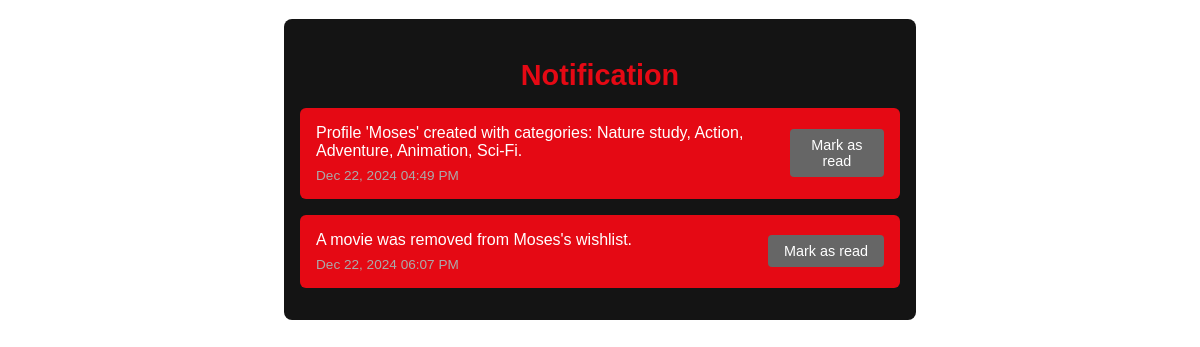
Before: /profile/3/notifications/ (signed in) with the older database file.
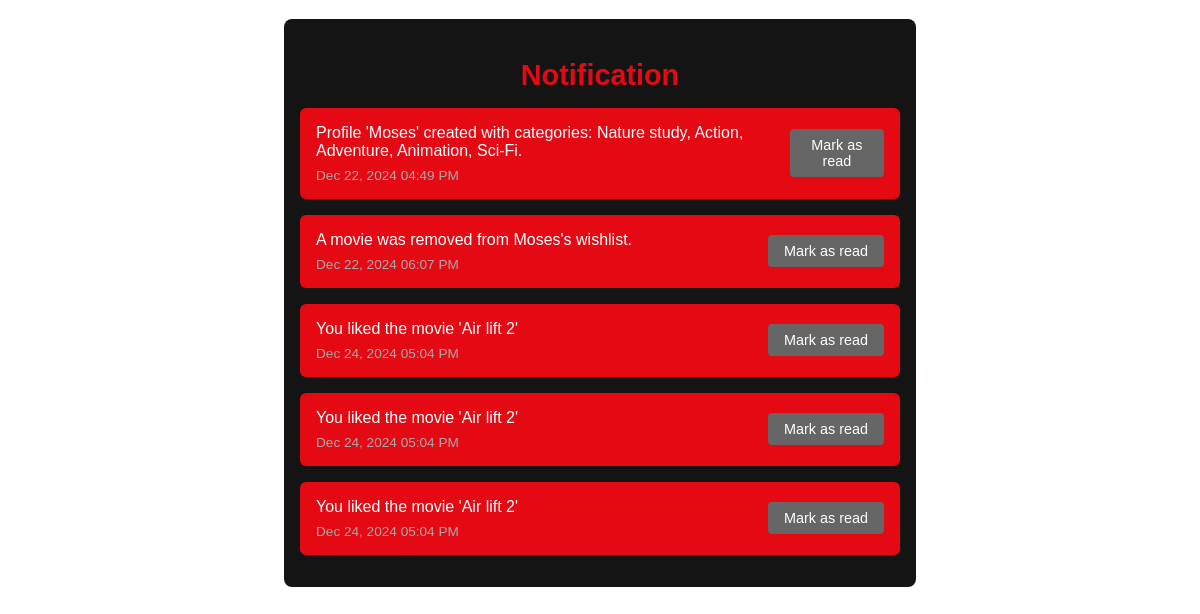
After: the same page with the newer database file.
### netflix/models.py (models this page shows, shortened)
class Notification(models.Model):
    profile = models.ForeignKey(Profile, on_delete=models.CASCADE, related_name="notifications")
    message = models.TextField()
    created_at = models.DateTimeField(auto_now_add=True)
    is_read = models.BooleanField(default=False)

### netflix/views.py (the view)
# urls.py: path('profile/<int:profile_id>/notifications/', profile_notifications, name='profile_notifications'),
@login_required
def profile_notifications(request, profile_id):
    profile = get_object_or_404(Profile, id=profile_id)
    notifications = profile.notifications.all()
    return render(request, 'netflix/notifications.html', {'notifications': notifications, 'profile': profile})

### templates/netflix/notifications.html (shortened to what this page needs)
<div class="notifications__container">
  <h2 class="notifications__title">Notification</h2>
  <ul class="notifications__list">
    {% for notification in notifications %}
    <li class="notification {% if not notification.is_read %}notification--unread{% endif %}" data-id="{{ notification.id }}">
      <div class="notification__content">
        <p class="notification__message">{{ notification.message }}</p>
        <span class="notification__time">{{ notification.created_at|date:"M d, Y h:i A" }}</span>
      </div>
      {% if not notification.is_read %}
        <button class="notification__mark-read" onclick="markAsRead({{ notification.id }})">Mark as read</button>
      {% endif %}
    </li>
    {% empty %}
      <li class="notification notification--empty">
        <p class="notification__message">You have no notifications.</p>
      </li>
    {% endfor %}
  </ul>
</div>

Changed rows visible on the page:
added Notification: message "You liked the movie 'Air lift 2'", created_at "Dec 24, 2024 05:04 PM"
added Notification: message "You liked the movie 'Air lift 2'", created_at "Dec 24, 2024 05:04 PM"
added Notification: message "You liked the movie 'Air lift 2'", created_at "Dec 24, 2024 05:04 PM"
